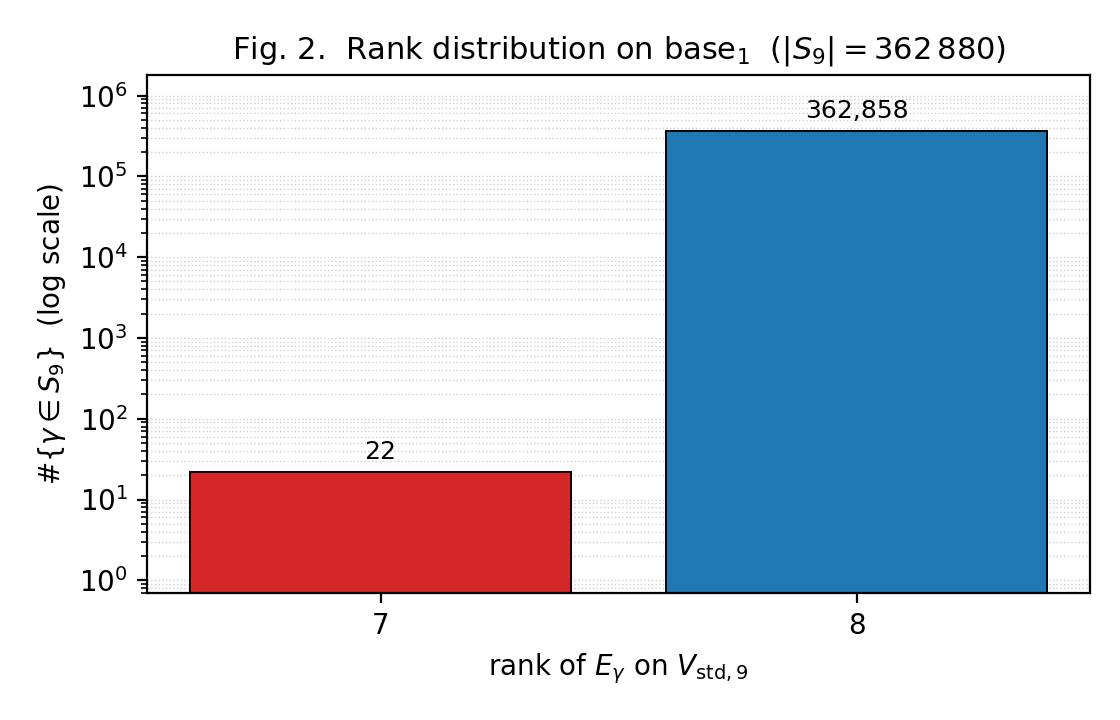

The script that saved this image:
r"""fig2_rank_distribution.py
=============================
Fig. 2 (paper II §4) — Rank distribution of the family
$\{E_\gamma\}_{\gamma \in S_9}$ on Sudoku base$_1$. Single bar plot,
log-scale on the y-axis, showing 362858 rank-8 vs 22 rank-7 relabelings.

Source: ``paper/certified/base1_odd_rank_22.json``.
"""
from __future__ import annotations

import json
from pathlib import Path

import matplotlib.pyplot as plt

HERE = Path(__file__).resolve().parent
CERT = HERE.parent / "certified" / "base1_odd_rank_22.json"


def main() -> Path:
    with CERT.open("r", encoding="utf-8") as f:
        cert = json.load(f)
    dist = cert["outputs"]["rank_distribution"]
    # Sort by rank ascending.
    items = sorted(((int(k), int(v)) for k, v in dist.items()))
    ranks = [r for r, _ in items]
    counts = [c for _, c in items]

    fig, ax = plt.subplots(figsize=(5.6, 3.6))
    bars = ax.bar(
        [str(r) for r in ranks], counts,
        color=["#d62728" if r == 7 else "#1f77b4" for r in ranks],
        edgecolor="black", linewidth=0.7,
    )
    ax.set_yscale("log")
    ax.set_xlabel(r"rank of $E_\gamma$ on $V_{\mathrm{std},9}$")
    ax.set_ylabel(r"$\#\{\gamma \in S_9\}$  (log scale)")
    ax.set_title(
        r"Fig. 2.  Rank distribution on base$_1$"
        r"  ($|S_9| = 362\,880$)",
        fontsize=11,
    )
    for b, c in zip(bars, counts):
        ax.text(b.get_x() + b.get_width() / 2,
                c * 1.25, f"{c:,}",
                ha="center", va="bottom", fontsize=9)
    ax.set_ylim(0.7, max(counts) * 5)
    ax.grid(axis="y", which="both", linestyle=":", linewidth=0.5, alpha=0.6)
    ax.set_axisbelow(True)
    fig.tight_layout()

    out_pdf = HERE / "fig2_rank_distribution.pdf"
    out_png = HERE / "fig2_rank_distribution.png"
    fig.savefig(out_pdf)
    fig.savefig(out_png, dpi=200)
    plt.close(fig)
    print(f"[OK] {out_pdf.name}, {out_png.name}")
    return out_pdf


if __name__ == "__main__":
    main()
